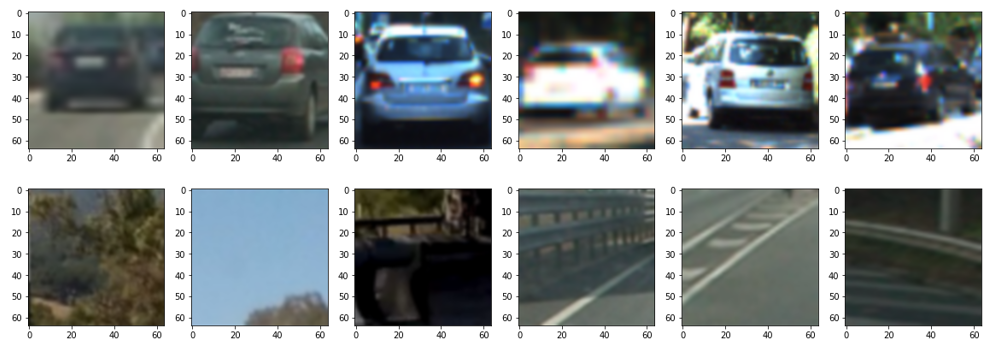
#> input picture P5-Vehicle-Detection-master/images/cars_not_cars1.png, 998 x 348 px, given in place of blue.png, which was not available
$ python Sliding_Window.py   (Python 2 division)
#> lines starting #> are read from the running program, lines starting #| are printed output that depends on the picture; pictures that were not available may be replaced by others from this repository, and a replacement may not be noted
import matplotlib.pyplot as plt
import matplotlib.patches as patches
import numpy as np
import cv2
import time
import pyramid
import argparse

img1 = cv2.imread('blue.png')
#> img1 is the input picture: shape (348, 998, 3); mean B, G, R 146.1, 146.2, 140.7

img2 = cv2.resize(img1, ((img1.shape[1]/2), (img1.shape[0]/2)))
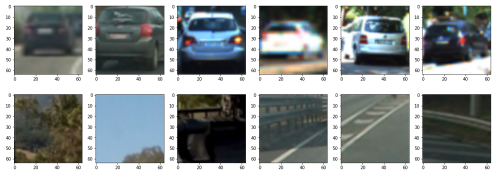
#> img2: shape (174, 499, 3); mean B, G, R 146.2, 146.3, 140.8
x=0
y=0

WinH = 128
WinW = 128
Stride = 64

print img1.shape[0]
#| 348
print img1.shape[1]
#| 998

i=1

while 1:
    if i == 1:
        img = img1.copy()
    else:
        img = img2.copy()

    for y in range(0, img.shape[0]-WinW, Stride):
        for x in range(0, img.shape[1]-WinH, Stride):
            if i == 1:
                img = img1.copy()
            else:
                img = img2.copy()
            img = cv2.rectangle(img, (x, y), (x + WinH, y + WinW), (0, 255, 0), 2)
            cv2.imshow('image', img)
            time.sleep(0.001)
            cv2.waitKey(1)
#> this loop made 4 passes
#> pass 1, `cv2.imshow('image', img)`:
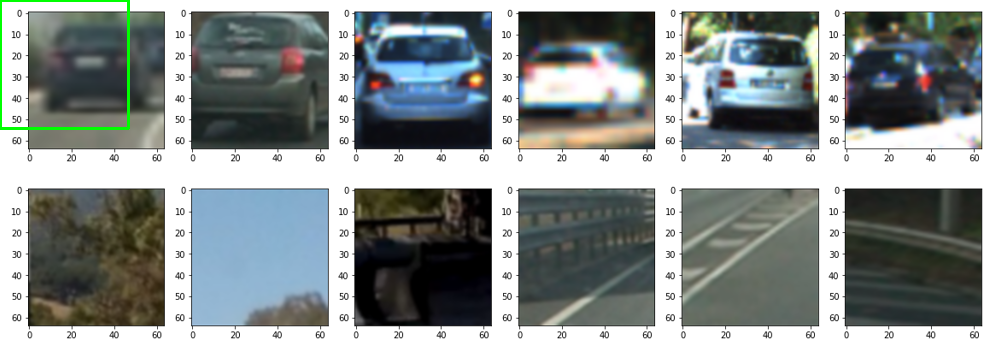
#> window 'image': shape (348, 998, 3); mean B, G, R 145.5, 146.5, 140
#> pass 1, `cv2.imshow('image', img)`:
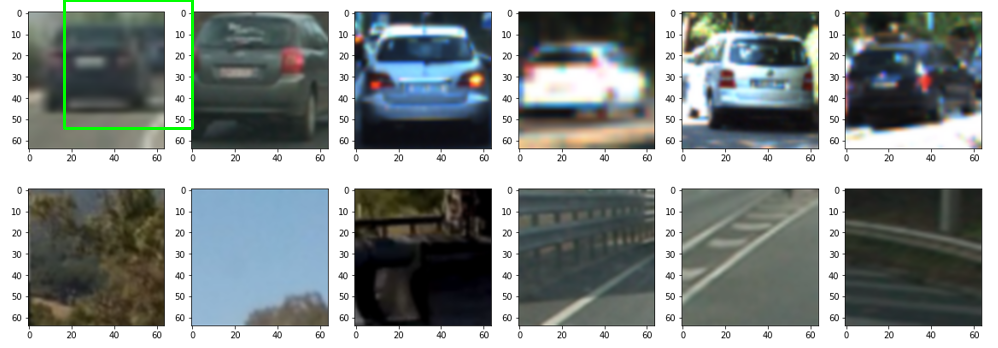
#> window 'image': shape (348, 998, 3); mean B, G, R 145.6, 146.7, 140.1
#> pass 1, `cv2.imshow('image', img)`:
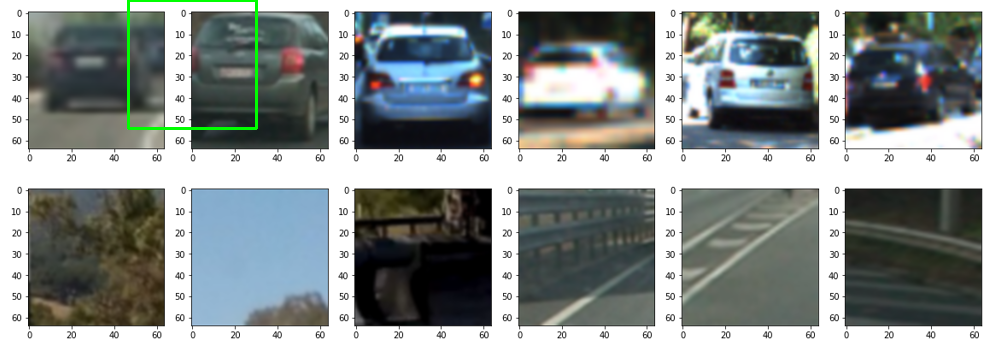
#> window 'image': shape (348, 998, 3); mean B, G, R 145.6, 146.7, 140.2
#> pass 1, `cv2.imshow('image', img)`:
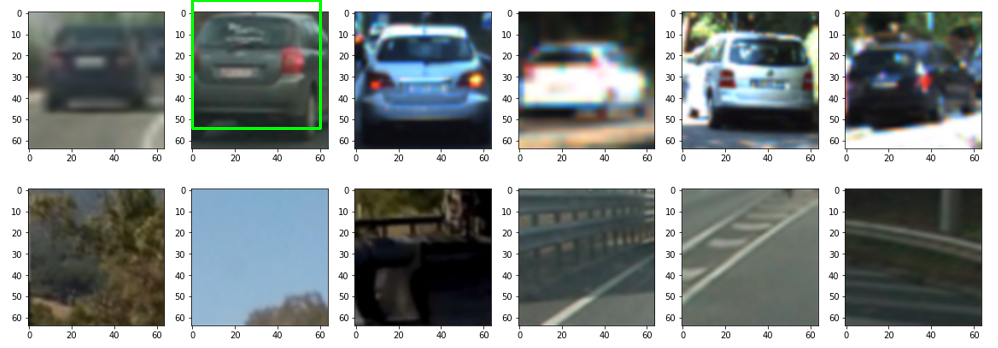
#> window 'image': shape (348, 998, 3); mean B, G, R 145.7, 146.8, 140.3
    i=~i

$ run again, on P5-Vehicle-Detection-master/images/detection_1.png
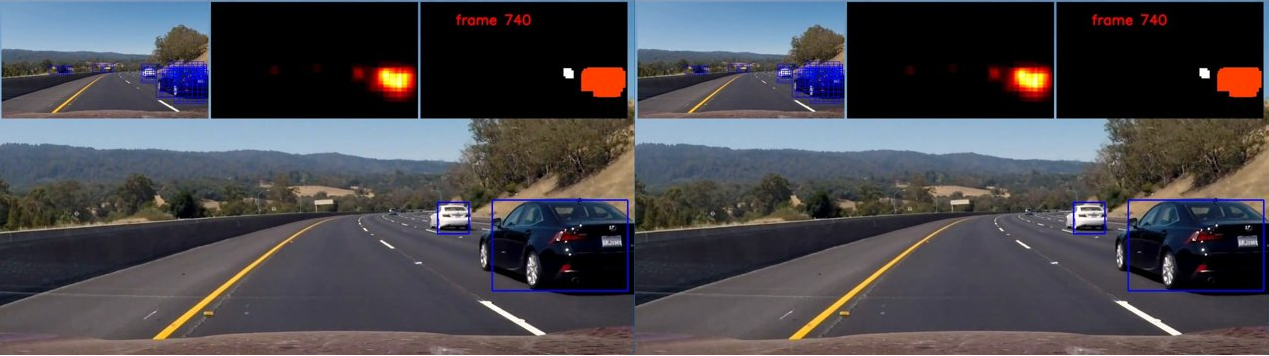
#> input picture P5-Vehicle-Detection-master/images/detection_1.png, 1269 x 356 px, given in place of blue.png, which was not available
#> img1 is the input picture: shape (356, 1269, 3); mean B, G, R 77.2, 71.5, 72.7
#> `img2 = cv2.resize(img1, ((img1.shape[1]/2), (img1.shape[0]/2)))`:
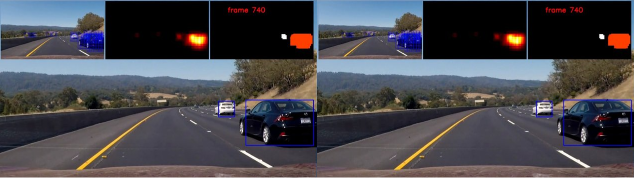
#> img2: shape (178, 634, 3); mean B, G, R 77.2, 71.5, 72.7
#| 356
#| 1269
#> the loop `for y in range(0, img.shape[0]-WinW, Stride):` made 4 passes
#> pass 1, `cv2.imshow('image', img)`:
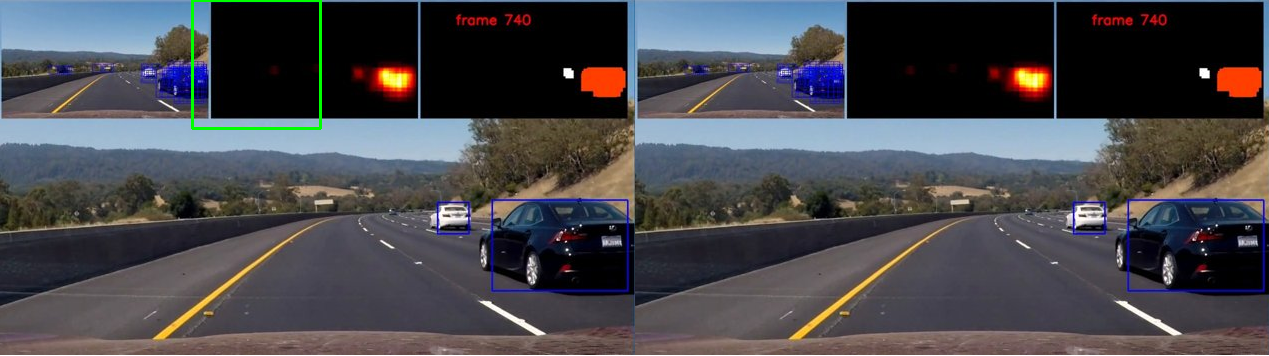
#> window 'image': shape (356, 1269, 3); mean B, G, R 76.8, 72, 72.5

$ run again, on P5-Vehicle-Detection-master/images/detection_2.png
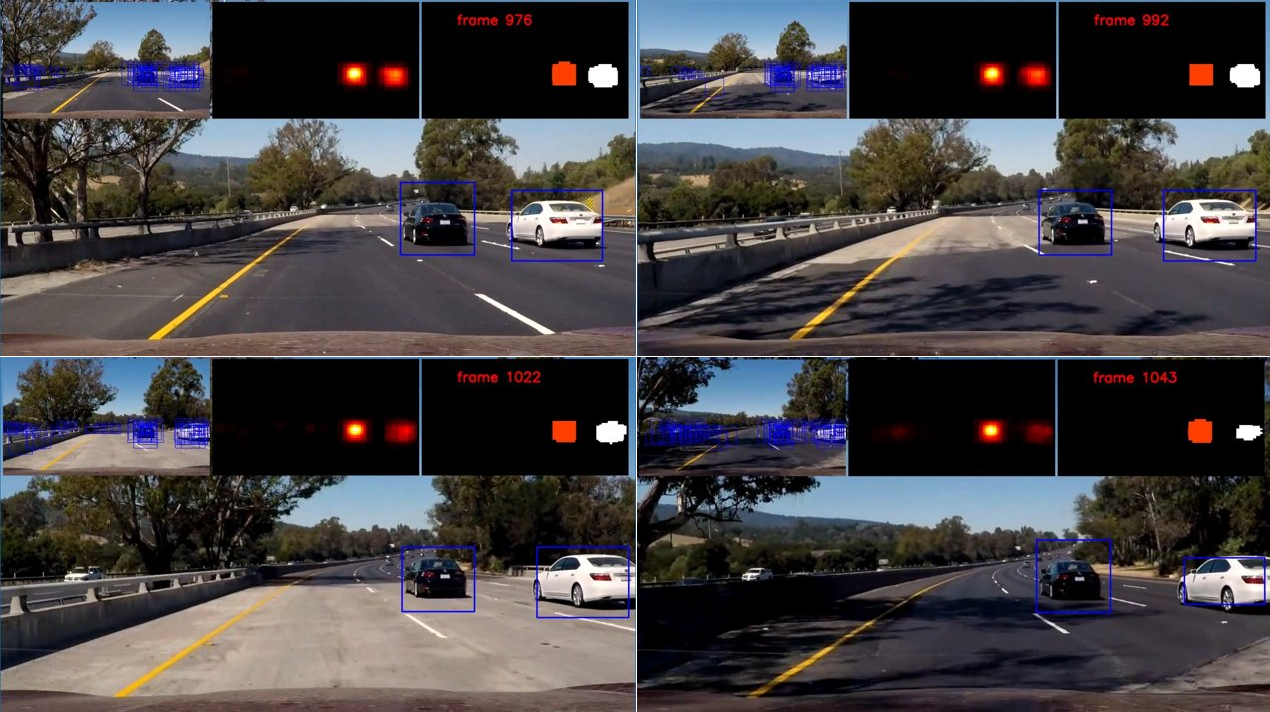
#> input picture P5-Vehicle-Detection-master/images/detection_2.png, 1270 x 712 px, given in place of blue.png, which was not available
#> img1 is the input picture: shape (712, 1270, 3); mean B, G, R 68, 65.9, 69.2
#> `img2 = cv2.resize(img1, ((img1.shape[1]/2), (img1.shape[0]/2)))`:
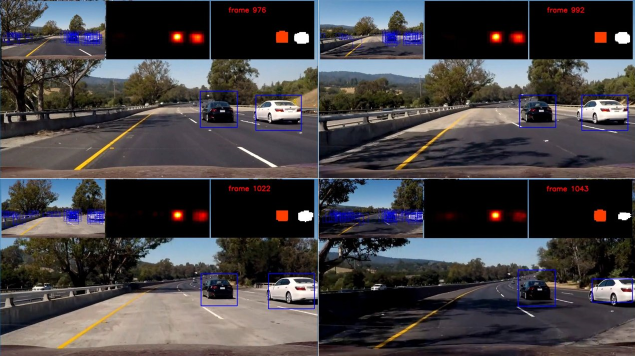
#> img2: shape (356, 635, 3); mean B, G, R 68.1, 66, 69.3
#| 712
#| 1270
#> the loop `for y in range(0, img.shape[0]-WinW, Stride):` made 10 passes
#> pass 1, `cv2.imshow('image', img)`:
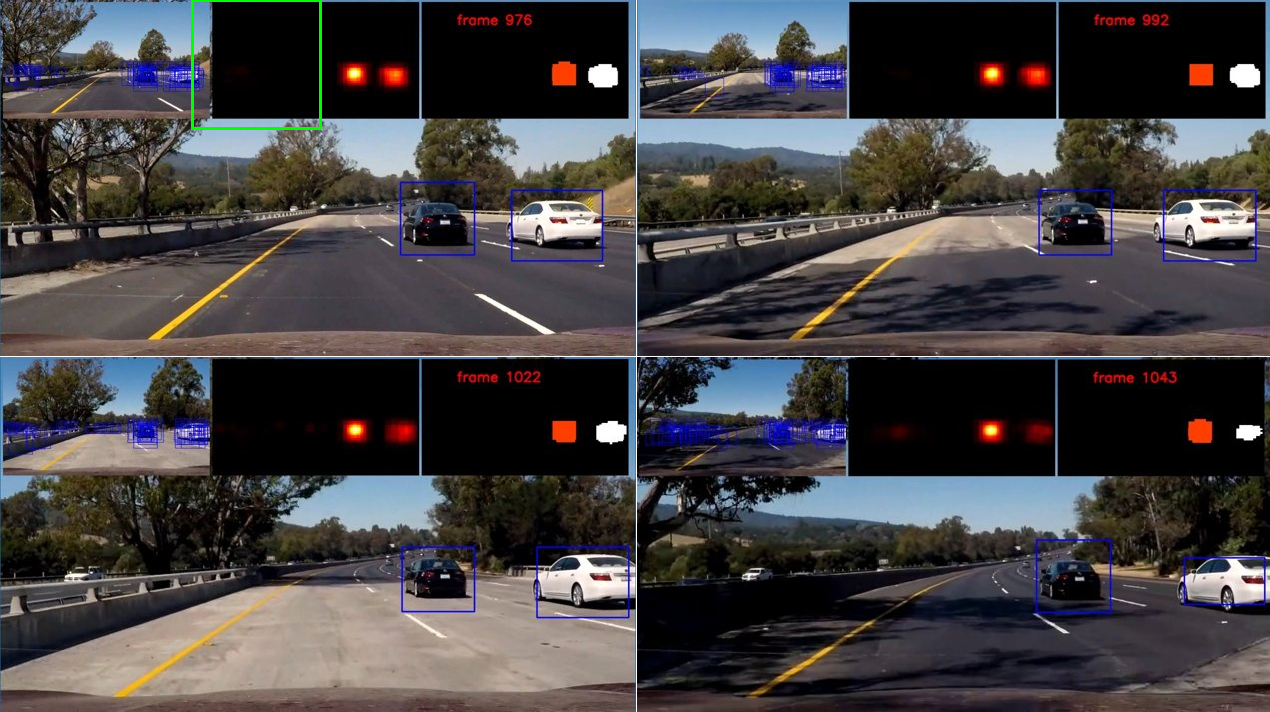
#> window 'image': shape (712, 1270, 3); mean B, G, R 67.8, 66.2, 69.1
